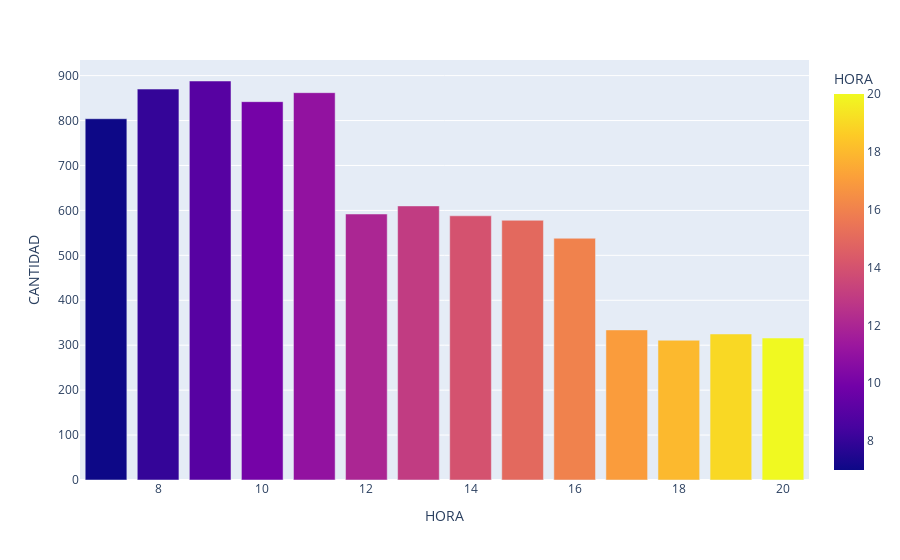

The cell this chart's notebook holds for it:
### Code cell
# Gráfico por hora del total de llamadas realizadas
# ==============================================================================

fig = make_subplots(rows=1, cols=2)

dataHora = dataHora.sort_values('HORA', ascending=True)

# Gráfico considerando solo los heridos
trace1  = px.bar(dataHora, x="HORA", y="CANTIDAD", color="HORA", barmode="group")

fig.add_trace(trace1['data'][0], row=1, col=1)
trace1.show()

### Figure 1 — Plotly figure (JSON) as saved in the notebook; plotly's stock layout.template omitted (floating-point values rounded to 4 significant figures)
{"data": [{"alignmentgroup": "True", "hovertemplate": "HORA=%{marker.color}<br>CANTIDAD=%{y}<extra></extra>", "legendgroup": "", "marker": {"color": [7, 8, 9, 10, 11, 12, 13, 14, 15, 16, 17, 18, 19, 20], "coloraxis": "coloraxis", "pattern": {"shape": ""}}, "name": "", "offsetgroup": "", "orientation": "v", "showlegend": false, "textposition": "auto", "type": "bar", "x": [7, 8, 9, 10, 11, 12, 13, 14, 15, 16, 17, 18, 19, 20], "xaxis": "x", "y": [804, 870, 888, 842, 862, 592, 610, 588, 578, 538, 334, 311, 325, 316], "yaxis": "y"}], "layout": {"barmode": "group", "coloraxis": {"colorbar": {"title": {"text": "HORA"}}, "colorscale": [[0, "#0d0887"], [0.1111, "#46039f"], [0.2222, "#7201a8"], [0.3333, "#9c179e"], [0.4444, "#bd3786"], [0.5556, "#d8576b"], [0.6667, "#ed7953"], [0.7778, "#fb9f3a"], [0.8889, "#fdca26"], [1, "#f0f921"]]}, "legend": {"tracegroupgap": 0}, "margin": {"t": 60}, "xaxis": {"anchor": "y", "domain": [0, 1], "title": {"text": "HORA"}}, "yaxis": {"anchor": "x", "domain": [0, 1], "title": {"text": "CANTIDAD"}}}}
